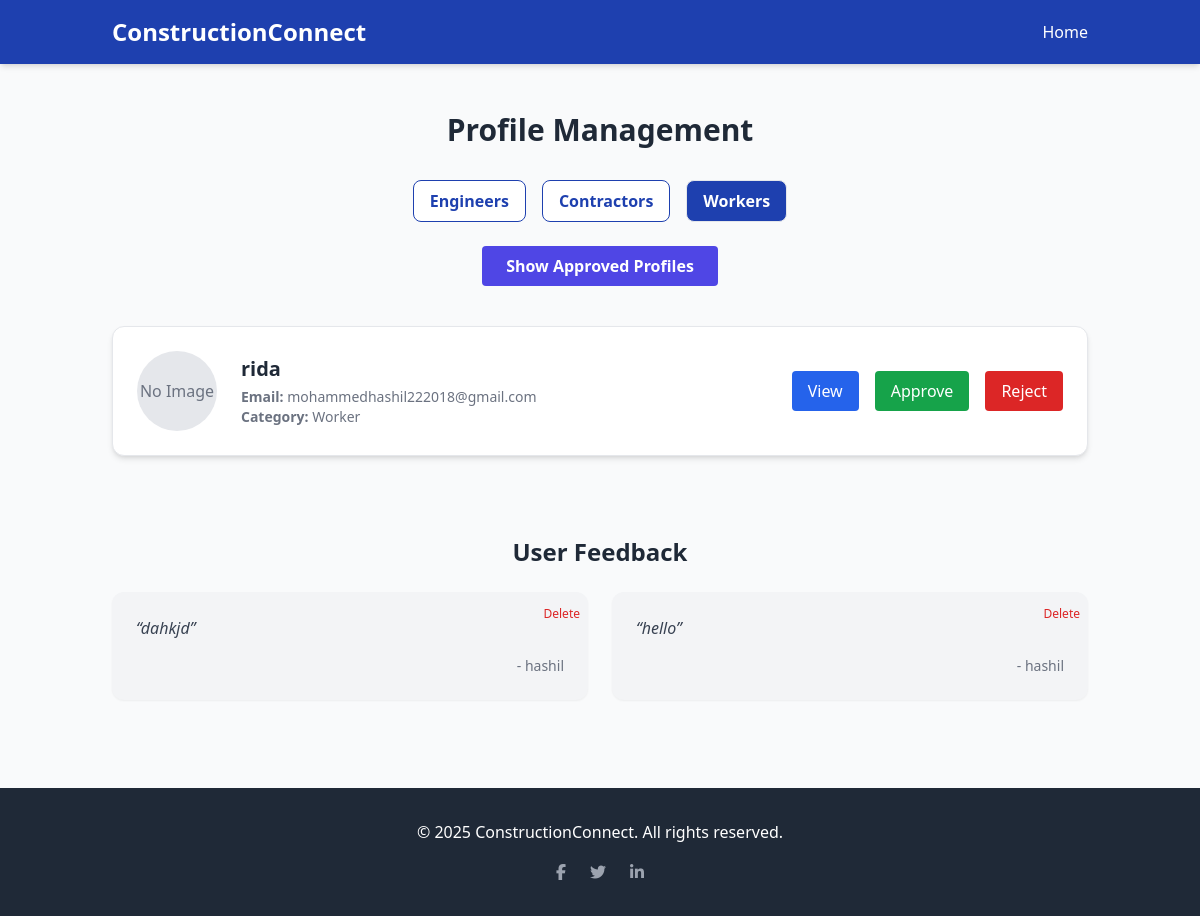
The app's page /dashboard/?category=worker (signed in) with its own data.
### profiles/models.py (models this page shows, shortened)
class Profile(models.Model):
    CATEGORY_CHOICES = [
        ('engineer', 'Engineer'),
        ('contractor', 'Contractor'),
        ('worker', 'worker'),
    ]
    user = models.ForeignKey(User, on_delete=models.CASCADE, null=True, blank=True)
    name = models.CharField(max_length=100)
    email = models.EmailField()
    phone = models.CharField(max_length=20)
    license_number = models.CharField(max_length=100, blank=True)
    specialization = models.CharField(max_length=100, blank=True)
    experience = models.PositiveIntegerField(blank=True, null=True)
    bio = models.TextField(blank=True)
    image = models.ImageField(upload_to='profile_images/', blank=True, null=True)
    category = models.CharField(max_length=20, choices=CATEGORY_CHOICES)
    description = models.TextField(blank=True)
    license_no = models.CharField(max_length=100, blank=True, null=True)  # ✅ Add this
    license_file = models.FileField(upload_to='licenses/', blank=True, null=True)
    is_approved = models.BooleanField(default=False)

class Feedback(models.Model):
    name = models.CharField(max_length=100)
    message = models.TextField()
    created_at = models.DateTimeField(auto_now_add=True)

### profiles/views.py (the view)
# urls.py: path('dashboard/', views.admin_dashboard, name='admin_dashboard'),
@staff_member_required
def admin_dashboard(request):
    categories = ['engineer', 'contractor', 'worker']
    category = request.GET.get('category', 'engineer')
    feedbacks = Feedback.objects.all().order_by('-id')
    pending_profiles = Profile.objects.filter(category=category, is_approved=False)
    approved_profiles = Profile.objects.filter(category=category, is_approved=True)
    return render(request, 'admin_dashboard.html', {
        'categories': categories,
        'category': category,
        'profiles': pending_profiles,
        'approved_profiles': approved_profiles,
        'feedbacks': feedbacks,
    })

### templates/admin_dashboard.html (shortened to what this page needs)
{% extends 'base.html' %}
{% load static %}
{% load widget_tweaks %}
{% block content %}
<div class="container mx-auto px-6 py-12" x-data="{ viewApproved: false }">
  <h1 class="text-3xl font-bold mb-8 text-center">Profile Management</h1>
  <div class="flex justify-center space-x-4 mb-6">
    {% for cat in categories %}
      <a href="?category={{ cat }}"
         class="px-4 py-2 rounded-lg font-semibold border
         {% if cat == category %}bg-blue-800 text-white{% else %}bg-white text-blue-800 border-blue-800{% endif %}
         hover:bg-blue-700 hover:text-white transition">
        {{ cat|capfirst }}s
      </a>
    {% endfor %}
  </div>
  <div class="text-center mb-10">
    <button @click="viewApproved = !viewApproved"
            class="px-6 py-2 bg-indigo-600 text-white font-semibold rounded hover:bg-indigo-500 transition">
      <span x-show="!viewApproved">Show Approved Profiles</span>
    </button>
  </div>
  <div x-show="!viewApproved" x-transition>
    {% if profiles %}
      <div class="space-y-6">
        {% for profile in profiles %}
          <div x-data="{ expanded: false }" class="bg-white shadow-md rounded-xl p-6 border transition-all duration-300" :class="expanded ? 'ring-2 ring-blue-300' : ''">
            <div class="flex flex-col md:flex-row justify-between items-center gap-6">
              <div class="flex items-center gap-6">
                {% if profile.image %}
                  <img src="{{ profile.image.url }}" alt="{{ profile.name }}" class="w-20 h-20 object-cover rounded-full border border-gray-300 shadow-sm">
                {% else %}
                  <div class="w-20 h-20 bg-gray-200 rounded-full flex items-center justify-center text-gray-500">No Image</div>
                {% endif %}
                <div>
                  <h2 class="text-xl font-semibold">{{ profile.name }}</h2>
                  <p class="text-sm text-gray-500"><strong>Email:</strong> {{ profile.email }}</p>
                  <p class="text-sm text-gray-500"><strong>Category:</strong> {{ profile.category|capfirst }}</p>
                </div>
              </div>
              <div class="flex flex-col gap-2 md:flex-row md:gap-4 mt-4 md:mt-0">
                <button @click="expanded = !expanded" type="button"
                  class="px-4 py-2 bg-blue-600 text-white rounded hover:bg-blue-500 transition">
                  <span x-show="!expanded">View</span>
                </button>
                <form method="POST" action="{% url 'approve_profile' profile.id %}">
                  <button class="bg-green-600 text-white px-4 py-2 rounded hover:bg-green-500 transition">
                    Approve
                  </button>
                </form>
                <form method="POST" action="{% url 'reject_profile' profile.id %}">
                  <button class="bg-red-600 text-white px-4 py-2 rounded hover:bg-red-500 transition">
                    Reject
                  </button>
                </form>
              </div>
            </div>
          </div>
        {% endfor %}
      </div>
    {% else %}
      <p class="text-gray-600 text-center">No pending profiles for approval.</p>
    {% endif %}
  </div>
  <div class="mt-20">
    <h2 class="text-2xl font-bold text-center mb-6">User Feedback</h2>
    {% if feedbacks %}
      <div class="grid md:grid-cols-2 gap-6">
        {% for fb in feedbacks %}
          <div class="bg-gray-100 p-6 rounded-xl shadow-sm relative">
            <p class="text-gray-700 italic">“{{ fb.message }}”</p>
            <p class="text-sm text-gray-500 mt-4 text-right">- {{ fb.name }}</p>
            <form action="{% url 'delete_feedback' fb.id %}" method="POST" class="absolute top-2 right-2">
              <button type="submit" class="text-red-600 hover:text-red-800 text-xs">Delete</button>
            </form>
          </div>
        {% endfor %}
      </div>
    {% else %}
      <p class="text-center text-gray-600">No feedback yet.</p>
    {% endif %}
  </div>
</div>
{% endblock %}

### templates/base.html (style rules this page uses)
html { overflow-x: hidden; }

### records on screen
Profile: image "No Image", name "rida", email "mohammedhashil222018@gmail.com", category "Worker"
Feedback: message "dahkjd", name "hashil"
Feedback: message "hello", name "hashil"

### other values on screen
{{ cat|capfirst }} "Engineer" "Contractor" "Worker"
